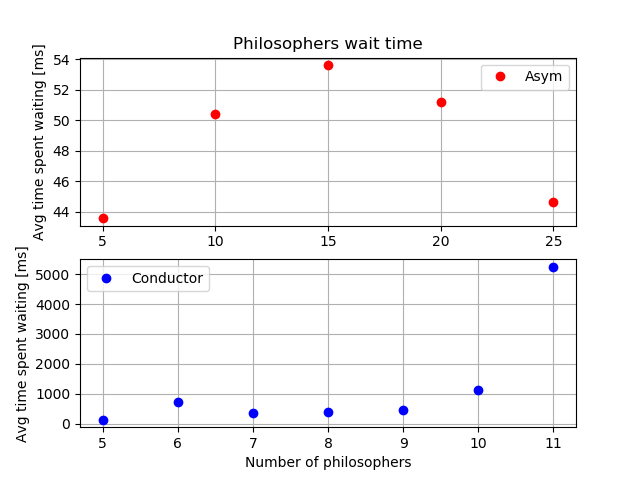

Reproduce this figure in Python.
import numpy as np
import matplotlib.pyplot as plt
import csv

asym_time = []
cond_time = []

with open('asym5.csv', 'rt') as csv_file:
    csv_reader = csv.reader(csv_file, delimiter=',')
    phil_wait = [0] * 5
    for row in csv_reader:
        phil_wait[int(row[0])] += int(row[1])
    avg = sum(phil_wait) / 5.0
    asym_time.append(avg)

with open('asym10.csv', 'rt') as csv_file:
    csv_reader = csv.reader(csv_file, delimiter=',')
    phil_wait = [0] * 10
    for row in csv_reader:
        phil_wait[int(row[0])] += int(row[1])
    avg = sum(phil_wait) / 10.0
    asym_time.append(avg)

with open('asym15.csv', 'rt') as csv_file:
    csv_reader = csv.reader(csv_file, delimiter=',')
    phil_wait = [0] * 15
    for row in csv_reader:
        phil_wait[int(row[0])] += int(row[1])
    avg = sum(phil_wait) / 15.0
    asym_time.append(avg)

with open('asym20.csv', 'rt') as csv_file:
    csv_reader = csv.reader(csv_file, delimiter=',')
    phil_wait = [0] * 20
    for row in csv_reader:
        phil_wait[int(row[0])] += int(row[1])
    avg = sum(phil_wait) / 20.0
    asym_time.append(avg)

with open('asym25.csv', 'rt') as csv_file:
    csv_reader = csv.reader(csv_file, delimiter=',')
    phil_wait = [0] * 25
    for row in csv_reader:
        phil_wait[int(row[0])] += int(row[1])
    avg = sum(phil_wait) / 25.0
    asym_time.append(avg)

with open('cond5.csv', 'rt') as csv_file:
    csv_reader = csv.reader(csv_file, delimiter=',')
    phil_wait = [0] * 5
    for row in csv_reader:
        phil_wait[int(row[0])] += int(row[1])
    avg = sum(phil_wait) / 5.0
    cond_time.append(avg)

with open('cond6.csv', 'rt') as csv_file:
    csv_reader = csv.reader(csv_file, delimiter=',')
    phil_wait = [0] * 6
    for row in csv_reader:
        phil_wait[int(row[0])] += int(row[1])
    avg = sum(phil_wait) / 6.0
    cond_time.append(avg)

with open('cond7.csv', 'rt') as csv_file:
    csv_reader = csv.reader(csv_file, delimiter=',')
    phil_wait = [0] * 7
    for row in csv_reader:
        phil_wait[int(row[0])] += int(row[1])
    avg = sum(phil_wait) / 7.0
    cond_time.append(avg)

with open('cond8.csv', 'rt') as csv_file:
    csv_reader = csv.reader(csv_file, delimiter=',')
    phil_wait = [0] * 8
    for row in csv_reader:
        phil_wait[int(row[0])] += int(row[1])
    avg = sum(phil_wait) / 8.0
    cond_time.append(avg)

with open('cond9.csv', 'rt') as csv_file:
    csv_reader = csv.reader(csv_file, delimiter=',')
    phil_wait = [0] * 9
    for row in csv_reader:
        phil_wait[int(row[0])] += int(row[1])
    avg = sum(phil_wait) / 9.0
    cond_time.append(avg)

with open('cond10.csv', 'rt') as csv_file:
    csv_reader = csv.reader(csv_file, delimiter=',')
    phil_wait = [0] * 10
    for row in csv_reader:
        phil_wait[int(row[0])] += int(row[1])
    avg = sum(phil_wait) / 10.0
    cond_time.append(avg)

with open('cond11.csv', 'rt') as csv_file:
    csv_reader = csv.reader(csv_file, delimiter=',')
    phil_wait = [0] * 11
    for row in csv_reader:
        phil_wait[int(row[0])] += int(row[1])
    avg = sum(phil_wait) / 11.0
    cond_time.append(avg)

plt.subplot(2, 1, 1)
plt.title('Philosophers wait time')
plt.plot(np.arange(5, 26, step=5), asym_time, 'ro', label='Asym')
plt.legend()
plt.xticks(np.arange(5, 26, step=5))
plt.ylabel('Avg time spent waiting [ms]')
plt.grid(True)

plt.subplot(2, 1, 2)
plt.plot(np.arange(5, 12, step=1), cond_time, 'bo', label='Conductor')
plt.legend()
plt.xlabel('Number of philosophers')
plt.xticks(np.arange(5, 12, step=1))
plt.ylabel('Avg time spent waiting [ms]')
plt.grid(True)

plt.savefig('plot.png')
plt.show()
